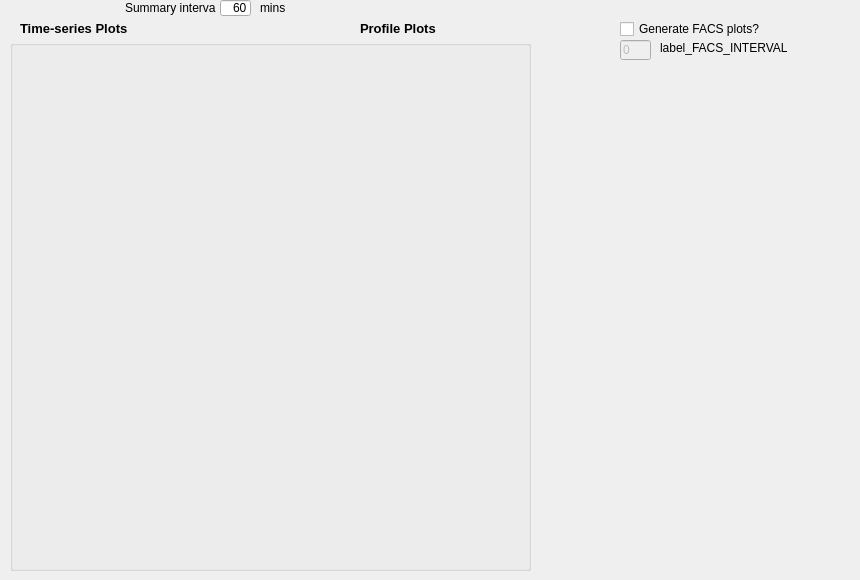
          <widget class="QWidget" name="tab_graphs">
           <attribute name="title">
            <string>Graphs</string>
           </attribute>
           <widget class="QGroupBox" name="groupBox_graphselect">
            <property name="geometry">
             <rect>
              <x>10</x>
              <y>40</y>
              <width>521</width>
              <height>531</height>
             </rect>
            </property>
            <property name="title">
             <string/>
            </property>
           </widget>
           <widget class="QLabel" name="label_timeseries">
            <property name="geometry">
             <rect>
              <x>20</x>
              <y>20</y>
              <width>161</width>
              <height>16</height>
             </rect>
            </property>
            <property name="font">
             <font>
              <pointsize>10</pointsize>
              <weight>75</weight>
              <bold>true</bold>
             </font>
            </property>
            <property name="text">
             <string>Time-series Plots</string>
            </property>
           </widget>
           <widget class="QLabel" name="label_profile">
            <property name="geometry">
             <rect>
              <x>360</x>
              <y>20</y>
              <width>91</width>
              <height>16</height>
             </rect>
            </property>
            <property name="font">
             <font>
              <pointsize>10</pointsize>
              <weight>75</weight>
              <bold>true</bold>
             </font>
            </property>
            <property name="text">
             <string>Profile Plots</string>
            </property>
           </widget>
           <widget class="QCheckBox" name="checkBox_FACS_PLOT">
            <property name="geometry">
             <rect>
              <x>620</x>
              <y>20</y>
              <width>151</width>
              <height>18</height>
             </rect>
            </property>
            <property name="text">
             <string>Generate FACS plots?</string>
            </property>
           </widget>
           <widget class="QLineEdit" name="line_FACS_INTERVAL">
            <property name="enabled">
             <bool>false</bool>
            </property>
            <property name="geometry">
             <rect>
              <x>620</x>
              <y>40</y>
              <width>31</width>
              <height>20</height>
             </rect>
            </property>
            <property name="text">
             <string>0</string>
            </property>
           </widget>
           <widget class="QLabel" name="label_FACS_INTERVAL">
            <property name="enabled">
             <bool>true</bool>
            </property>
            <property name="geometry">
             <rect>
              <x>660</x>
              <y>40</y>
              <width>191</width>
              <height>16</height>
             </rect>
            </property>
            <property name="text">
             <string>label_FACS_INTERVAL</string>
            </property>
           </widget>
           <widget class="QLineEdit" name="lineEdit_summary_interval">
            <property name="geometry">
             <rect>
              <x>220</x>
              <y>0</y>
              <width>31</width>
              <height>16</height>
             </rect>
            </property>
            <property name="text">
             <string>60</string>
            </property>
            <property name="alignment">
             <set>Qt::AlignRight|Qt::AlignTrailing|Qt::AlignVCenter</set>
            </property>
           </widget>
           <widget class="QLabel" name="label_mins">
            <property name="geometry">
             <rect>
              <x>260</x>
              <y>0</y>
              <width>41</width>
              <height>16</height>
             </rect>
            </property>
            <property name="text">
             <string>mins</string>
            </property>
           </widget>
           <widget class="QLabel" name="label_summary_interval">
            <property name="geometry">
             <rect>
              <x>125</x>
              <y>0</y>
              <width>91</width>
              <height>16</height>
             </rect>
            </property>
            <property name="text">
             <string>Summary interval:</string>
            </property>
           </widget>
          </widget>
